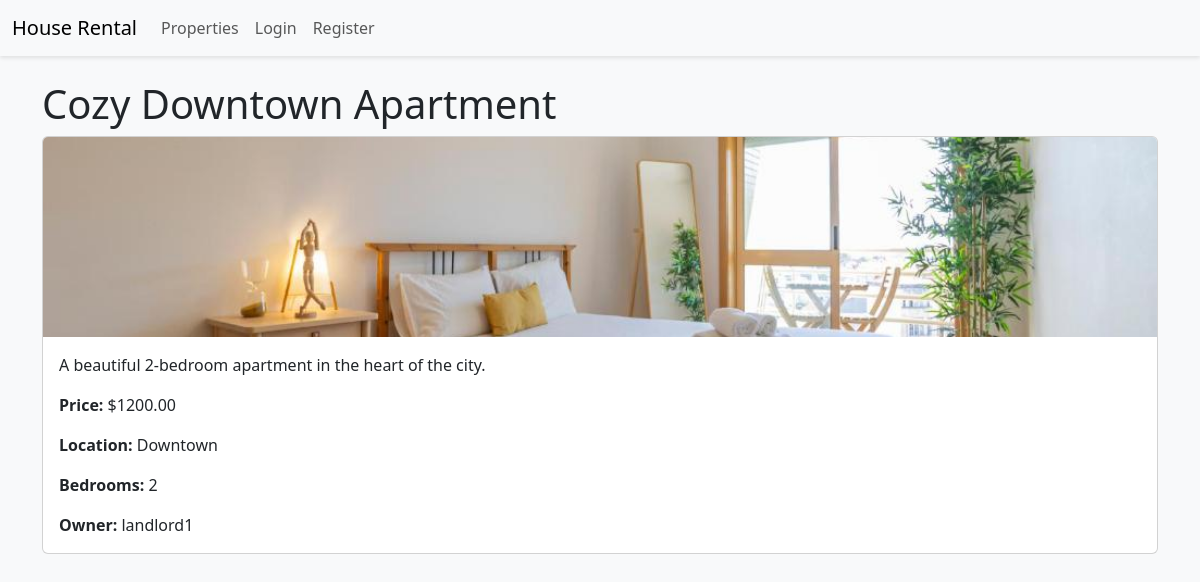
Page /property/1/ on the committed database.
### properties/models.py (models this page shows, shortened)
class Property(models.Model):
    owner = models.ForeignKey(CustomUser, on_delete=models.CASCADE, related_name='properties')
    title = models.CharField(max_length=200)
    description = models.TextField()
    price = models.DecimalField(max_digits=10, decimal_places=2, validators=[MinValueValidator(0)])
    bedrooms = models.IntegerField(validators=[MinValueValidator(0)])
    location = models.CharField(max_length=200)
    image = models.ImageField(upload_to='properties/', blank=True, null=True)
    created_at = models.DateTimeField(auto_now_add=True)
    is_available = models.BooleanField(default=True)

### users/models.py (models this page shows, shortened)
class CustomUser(AbstractUser):
    ROLE_CHOICES = (
        ('landlord', 'Landlord'),
        ('tenant', 'Tenant'),
        ('admin', 'Admin'),
    )
    role = models.CharField(max_length=20, choices=ROLE_CHOICES, default='tenant')
    phone = models.CharField(max_length=15, blank=True)

### properties/views.py (the view)
# urls.py: path('property/<int:pk>/', views.property_detail, name='property_detail'),
def property_detail(request, pk):
    property = get_object_or_404(Property, pk=pk)
    if request.method == 'POST' and request.user.is_authenticated and request.user.role == 'tenant':
        form = ApplicationForm(request.POST)
        if form.is_valid():
            application = form.save(commit=False)
            application.tenant = request.user
            application.property = property
            application.save()
            messages.success(request, 'Application submitted successfully!')
            return redirect('property_detail', pk=pk)
    else:
        form = ApplicationForm()
    return render(request, 'properties/property_detail.html', {'property': property, 'form': form})

### properties/templates/properties/property_detail.html (shortened to what this page needs)
{% extends 'base.html' %}
{% load bootstrap5 %}
{% block content %}
<h1>{{ property.title }}</h1>
<div class="card">
    {% if property.image %}
        <img src="{{ property.image.url }}" class="card-img-top" alt="{{ property.title }}">
    {% endif %}
    <div class="card-body">
        <p class="card-text">{{ property.description }}</p>
        <p class="card-text"><strong>Price:</strong> ${{ property.price }}</p>
        <p class="card-text"><strong>Location:</strong> {{ property.location }}</p>
        <p class="card-text"><strong>Bedrooms:</strong> {{ property.bedrooms }}</p>
        <p class="card-text"><strong>Owner:</strong> {{ property.owner.username }}</p>
    </div>
</div>
{% endblock %}

### static/css/style.css (style rules this page uses)
body { background-color: #f8f9fa; }
.card-img-top { max-height: 200px; object-fit: cover; }

### rows in the picture
Property: title "Cozy Downtown Apartment", image (picture), description "A beautiful 2-bedroom apartment in the heart of the city.", price "1200.00", location "Downtown", bedrooms "2", owner.username "landlord1"
